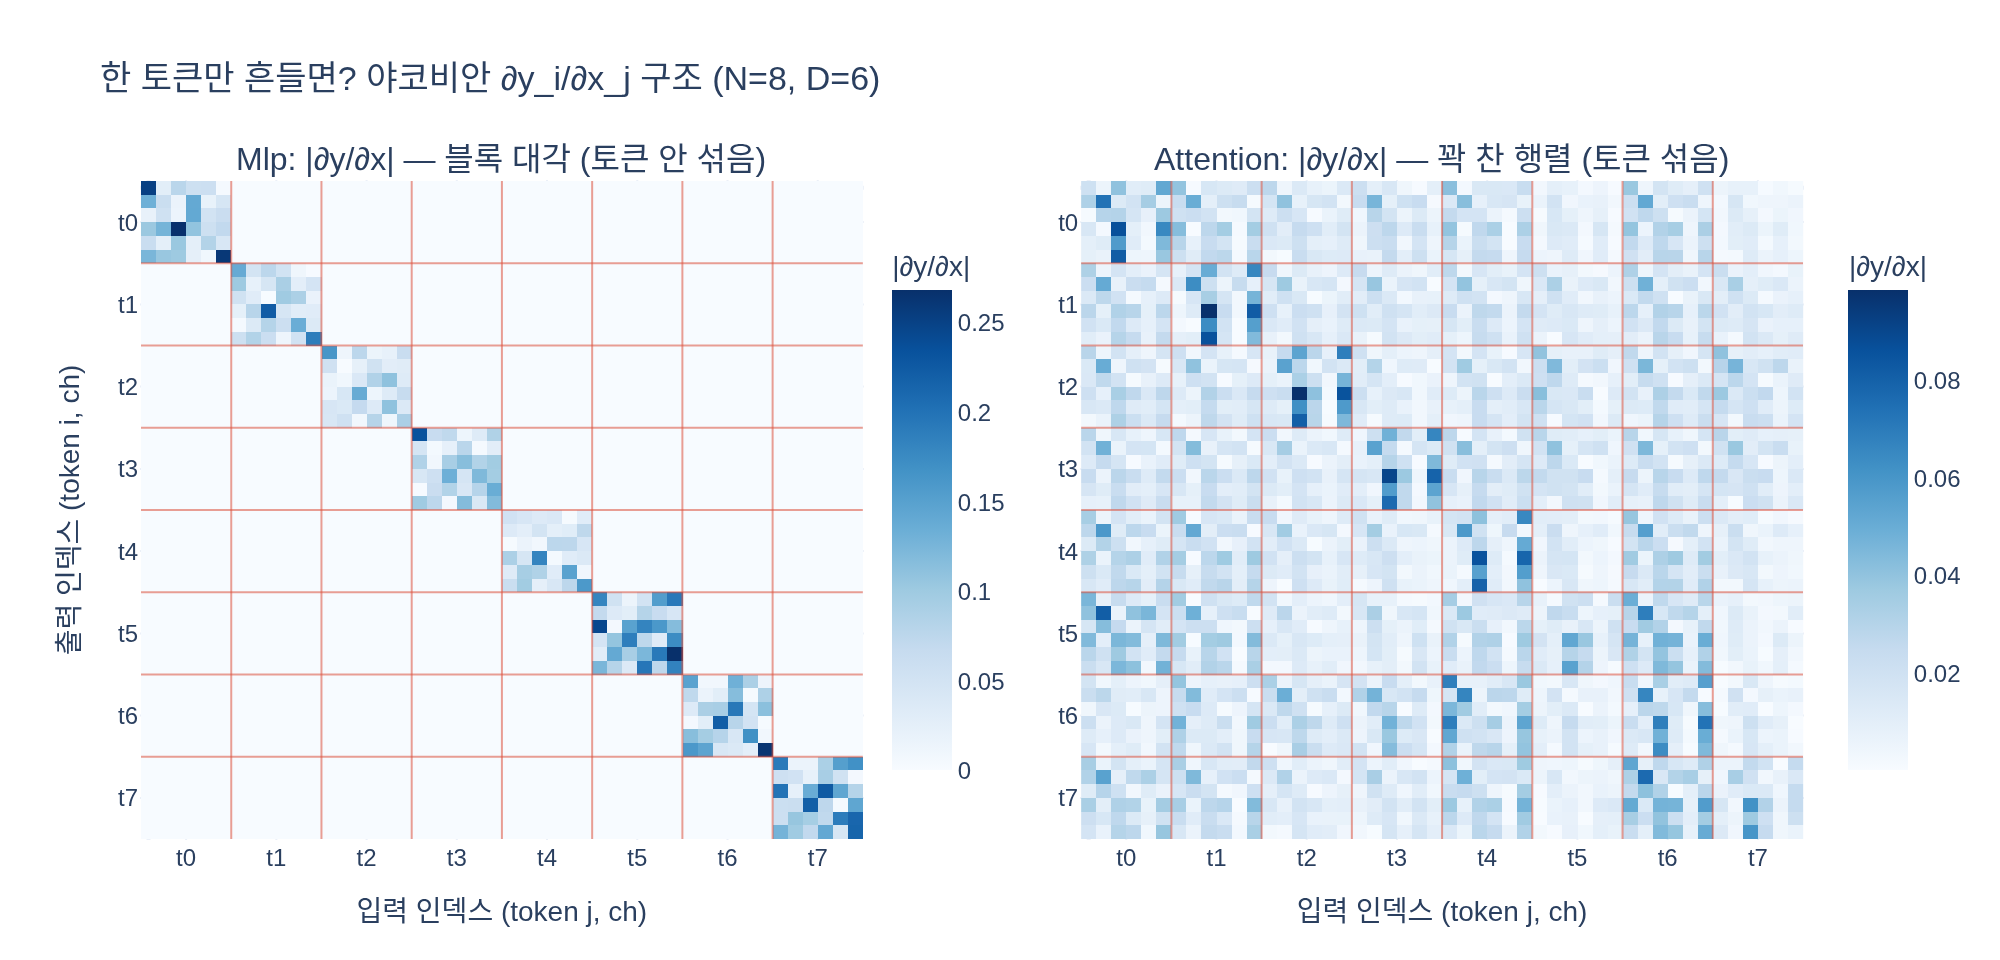

This figure's Python source:
# %% [markdown]
# # `Mlp` 가 토큰을 섞지 않는다는 것을 어떻게 확인했는가
#
# **한 토큰만 교란(perturbation)해 보는 것**이 답이다.
#
# 입력 토큰 열 $z \in \mathbb{R}^{N \times D}$ 에서 5번 토큰만 바꾸고
# 출력이 달라진 토큰 인덱스를 세어 본다.
#
# $$
# \tilde z_i = \begin{cases} z_i + \delta & i = 5 \\ z_i & i \ne 5 \end{cases}
# \qquad\Longrightarrow\qquad
# \big\{\, i \;:\; \|\mathrm{Mlp}(\tilde z)_i - \mathrm{Mlp}(z)_i\| > 0 \,\big\} = \{5\}
# $$
#
# 바뀐 토큰이 `[5]` 하나뿐이므로 5번 토큰의 정보가 다른 토큰 출력으로 새어 나가지 않는다.
#
# 이유는 구현 한 줄에 있다. `Mlp` 는 `nn.Linear` 두 개 + `GELU` 뿐이고,
# `nn.Linear` 는 **마지막 축(채널 축 $D$)에만** 작용한다.
# 즉 토큰 축 $N$ 은 배치처럼 취급되어 **모든 토큰에 같은 MLP가 독립적으로** 적용된다.
#
# $$
# \mathrm{Mlp}(z)_i = W_2\,\mathrm{GELU}(W_1 z_i + b_1) + b_2
# $$
#
# 우변에 $z_i$ 만 등장하고 $z_{j\ne i}$ 는 아예 없다. 대조군으로 `Attention` 은
# $\mathrm{softmax}(QK^\top/\sqrt{d})V$ 에서 모든 $j$ 를 가중합하므로 전 토큰이 바뀐다.
#
# 아래에서 ① 교란 실험 ② `Attention` 대조군 ③ `LayerNorm` ④ 야코비안 블록 대각 구조
# ⑤ 순열 등변성 다섯 가지로 확인한다.

# %%
import torch
import torch.nn as nn
import plotly.graph_objects as go
from plotly.subplots import make_subplots

torch.manual_seed(0)
torch.set_printoptions(precision=4, sci_mode=False)


def _show(fig):
    try:
        from IPython import get_ipython
        if get_ipython() is not None:  # VSCode 셀/Jupyter에서만 렌더링
            fig.show()
    except ImportError:
        pass


# DINO vision_transformer.py 의 Mlp / Attention 최소 재구현 (단독 실행 가능)
class Mlp(nn.Module):
    """fc1(D→4D) → GELU → fc2(4D→D). nn.Linear 는 마지막 축에만 작용."""

    def __init__(self, in_features, hidden_features=None, out_features=None):
        super().__init__()
        out_features = out_features or in_features
        hidden_features = hidden_features or in_features
        self.fc1 = nn.Linear(in_features, hidden_features)
        self.act = nn.GELU()
        self.fc2 = nn.Linear(hidden_features, out_features)

    def forward(self, x):
        return self.fc2(self.act(self.fc1(x)))


class Attention(nn.Module):
    """softmax(QK^T/sqrt(d))V — 토큰이 섞이는 유일한 곳. (attn 은 생략 반환)"""

    def __init__(self, dim, num_heads=1, qkv_bias=True):
        super().__init__()
        self.num_heads = num_heads
        self.scale = (dim // num_heads) ** -0.5
        self.qkv = nn.Linear(dim, dim * 3, bias=qkv_bias)
        self.proj = nn.Linear(dim, dim)

    def forward(self, x):
        B, N, C = x.shape
        qkv = self.qkv(x).reshape(B, N, 3, self.num_heads, C // self.num_heads)
        qkv = qkv.permute(2, 0, 3, 1, 4)
        q, k, v = qkv[0], qkv[1], qkv[2]
        attn = ((q @ k.transpose(-2, -1)) * self.scale).softmax(dim=-1)
        out = (attn @ v).transpose(1, 2).reshape(B, N, C)
        return self.proj(out)


N, D = 8, 6  # 토큰 8개, 채널 6차원 (작게 잡아 야코비안까지 계산 가능)
z = torch.randn(1, N, D, dtype=torch.float64)
mlp = Mlp(D, D * 4).double().eval()
attn = Attention(D, num_heads=1).double().eval()
ln = nn.LayerNorm(D).double().eval()

print(f"z.shape = {tuple(z.shape)}   (B, N, D)")
print(f"fc1: {tuple(mlp.fc1.weight.shape)}  fc2: {tuple(mlp.fc2.weight.shape)}")
# 출력: z.shape = (1, 8, 6)   (B, N, D)
# 출력: fc1: (24, 6)  fc2: (6, 24)

# %% [markdown]
# ## ① 한 토큰만 교란 → 바뀐 토큰 인덱스
#
# 5번 토큰에 $\delta = 10$ 을 더하고, 토큰별 최대 절대 변화량
# $d_i = \max_c |\,y'_{ic} - y_{ic}|$ 를 재서 $d_i > 10^{-6}$ 인 $i$ 를 나열한다.

# %%
TOK = 5
DELTA = 10.0


def changed_tokens(fn, z, tok=TOK, delta=DELTA, tol=1e-6):
    """tok 번 토큰만 delta 만큼 흔들고, 출력이 달라진 토큰 인덱스와 변화량을 반환."""
    with torch.no_grad():
        z2 = z.clone()
        z2[0, tok] = z2[0, tok] + delta      # delta 는 스칼라 또는 (D,) 벡터
        d = (fn(z2) - fn(z)).abs().amax(dim=-1)[0]
    return (d > tol).nonzero().flatten().tolist(), d


idx_mlp, d_mlp = changed_tokens(mlp, z)
print(f"Mlp  : {TOK}번 토큰만 변경 → 출력이 바뀐 토큰 = {idx_mlp}")
print(f"       토큰별 변화량 = {d_mlp.numpy().round(6)}")
print(f"       {TOK}번 제외 최대 변화량 = "
      f"{d_mlp[torch.arange(N) != TOK].max().item():.3e}  ← 정확히 0")
# 출력: Mlp  : 5번 토큰만 변경 → 출력이 바뀐 토큰 = [5]
# 출력:        토큰별 변화량 = [0. 0. 0. 0. 0. 4.176716 0. 0.]
# 출력:        5번 제외 최대 변화량 = 0.000e+00  ← 정확히 0

# %% [markdown]
# 바뀐 토큰이 `[5]` **하나뿐**이고, 나머지 토큰의 변화량은 부동소수점 오차조차 없는 **정확히 0** 이다.
# `nn.Linear` 가 토큰 축을 배치처럼 흘려보내므로 다른 토큰의 계산 경로는 손대지 않은 것과 같다.

# %% [markdown]
# ## ② 대조군 — 같은 실험을 `Attention` 에 하면
#
# $y_i = \sum_j \mathrm{softmax}_j\!\big(q_i^\top k_j/\sqrt{d}\big)\, v_j$ 에서
# 5번 토큰은 $k_5, v_5$ 로 **모든** $i$ 의 출력에 들어간다.

# %%
idx_attn, d_attn = changed_tokens(attn, z)
print(f"Attention : 바뀐 토큰 = {idx_attn}")
print(f"            토큰별 변화량 = {d_attn.numpy().round(4)}")
print(f"            바뀐 토큰 수 = {len(idx_attn)} / {N}  ← 전부")
# 출력: Attention : 바뀐 토큰 = [0, 1, 2, 3, 4, 5, 6, 7]
# 출력:             토큰별 변화량 = [0.1597 4.1669 0.0844 0.2714 4.1606 4.4359 1.1608 3.3628]
# 출력:             바뀐 토큰 수 = 8 / 8  ← 전부

# %% [markdown]
# ## ③ `LayerNorm` 도 토큰 독립 (단, 교란 방향에 주의)
#
# `nn.LayerNorm(D)` 는 마지막 축에서만 평균·분산을 낸다.
#
# $$
# \mathrm{LN}(z)_i = \gamma \odot \frac{z_i - \mu(z_i)}{\sqrt{\sigma^2(z_i) + \epsilon}} + \beta
# $$
#
# $\mu, \sigma$ 가 $z_i$ 안에서만 계산되므로 (BatchNorm과 달리) 토큰끼리 섞이지 않는다.
#
# 그런데 여기서 스칼라 $+10$ 을 쓰면 함정에 빠진다. 모든 채널에 같은 값을 더하는 것은
# $\mu$ 도 같이 $+10$ 만큼 밀기 때문에 $z_i - \mu(z_i)$ 가 **불변**이고,
# 바뀐 토큰이 `[]` 로 나온다. "안 섞는다" 가 아니라 "그 방향으로 아예 둔감하다" 는 뜻.
# 그래서 채널마다 다른 벡터 $\delta \in \mathbb{R}^{D}$ 로 교란해야 한다.

# %%
delta_vec = torch.randn(D, dtype=torch.float64) * 10.0

for name, fn in [("LayerNorm", ln), ("Mlp∘LayerNorm", lambda t: mlp(ln(t)))]:
    idx_s, _ = changed_tokens(fn, z, delta=DELTA)          # 스칼라 +10
    idx_v, _ = changed_tokens(fn, z, delta=delta_vec)      # 채널별 벡터
    print(f"{name:>14} : 스칼라 +10 → {str(idx_s):<9} | 벡터 δ → {idx_v}")

# 스칼라가 통하지 않는 이유를 수치로
with torch.no_grad():
    zc = z.clone(); zc[0, TOK] += DELTA
    print(f"\nLN 앞 평균  : {z[0, TOK].mean():.4f} → {zc[0, TOK].mean():.4f}  (+10 만큼 이동)")
    print(f"LN 뒤 차이  : {(ln(zc) - ln(z)).abs().max():.3e}  ← 평균 이동은 LN 이 지워 버린다")

# Attention 은 벡터 교란에도 여전히 전 토큰이 바뀐다
idx_v_att, _ = changed_tokens(attn, z, delta=delta_vec)
idx_v_mlp, _ = changed_tokens(mlp, z, delta=delta_vec)
print(f"\n벡터 δ 로 재확인 →  Mlp: {idx_v_mlp}   Attention: {idx_v_att}")
# 출력:      LayerNorm : 스칼라 +10 → []        | 벡터 δ → [5]
# 출력:  Mlp∘LayerNorm : 스칼라 +10 → []        | 벡터 δ → [5]
# 출력:
# 출력: LN 앞 평균  : -0.3503 → 9.6497  (+10 만큼 이동)
# 출력: LN 뒤 차이  : 2.054e-15  ← 평균 이동은 LN 이 지워 버린다
# 출력:
# 출력: 벡터 δ 로 재확인 →  Mlp: [5]   Attention: [0, 1, 2, 3, 4, 5, 6, 7]

# %% [markdown]
# ## ④ 야코비안 관점 — 블록 대각 구조
#
# 교란 실험은 "한 점에서 한 방향" 만 본 것이다. 완전한 증거는 야코비안이다.
#
# $$
# J = \frac{\partial y}{\partial z} \in \mathbb{R}^{(ND) \times (ND)},
# \qquad J[(i,c),(j,c')] = \frac{\partial y_{ic}}{\partial z_{jc'}}
# $$
#
# 토큰 독립이라면 $i \ne j$ 인 모든 블록이 $0$ 이므로 $J$ 는 $D \times D$ 블록 $N$ 개의
# **블록 대각 행렬**이다. `torch.autograd.functional.jacobian` 으로 직접 확인한다.

# %%
from torch.autograd.functional import jacobian

zj = torch.randn(N, D, dtype=torch.float64)


def jac_matrix(fn):
    """fn: (N,D)->(N,D) 의 야코비안을 (N*D, N*D) 행렬로."""
    J = jacobian(fn, zj, vectorize=True)      # (N, D, N, D)
    return J.reshape(N * D, N * D), J


def offdiag_mass(J4):
    """토큰 블록 (i,j), i≠j 성분의 최대 절댓값과 총합."""
    Jt = J4.abs().amax(dim=(1, 3))            # (N, N) 블록별 최대 절댓값
    off = Jt[~torch.eye(N, dtype=torch.bool)]
    return Jt, off.max().item(), off.sum().item()


J_mlp, J4_mlp = jac_matrix(lambda t: mlp(t.unsqueeze(0))[0])
J_att, J4_att = jac_matrix(lambda t: attn(t.unsqueeze(0))[0])

for name, J4 in [("Mlp", J4_mlp), ("Attention", J4_att)]:
    Jt, mx, sm = offdiag_mass(J4)
    nz = int((Jt > 1e-12).sum())
    print(f"{name:>10} | 비영(非零) 토큰 블록 {nz:>2}/{N*N}"
          f" | off-diag max |∂y_i/∂x_j| = {mx:.3e} | 합 = {sm:.3e}")
# 출력:        Mlp | 비영(非零) 토큰 블록  8/64 | off-diag max |∂y_i/∂x_j| = 0.000e+00 | 합 = 0.000e+00
# 출력:  Attention | 비영(非零) 토큰 블록 64/64 | off-diag max |∂y_i/∂x_j| = 8.132e-02 | 합 = 2.313e+00

# %% [markdown]
# `Mlp` 는 비영 블록이 대각선 $N=8$ 개뿐 ($8/64$) 이고 off-diagonal 이 **정확히 0**,
# `Attention` 은 $64/64$ 전부 비영이다. 부동소수점 근처가 아니라 대칭적으로 딱 0 이라는 점이
# 핵심 — 그래프에 그 경로 자체가 존재하지 않는다는 뜻이다.
#
# 덧붙여 `Mlp` 의 대각 블록들은 **같은 함수의 야코비안**이다:
# $\partial y_i/\partial z_i = W_2 \,\mathrm{diag}(\mathrm{GELU}'(W_1 z_i + b_1))\, W_1$ 로
# $z_i$ 가 다르면 값은 다르지만 쓰이는 $W_1, W_2$ 는 모든 토큰에 공유된다.

# %%
# 대각 블록을 수식으로 직접 재구성해 야코비안과 맞춰 본다
i = TOK
hh = mlp.fc1(zj[i]).detach().requires_grad_(True)
gp = torch.autograd.grad(nn.functional.gelu(hh).sum(), hh)[0]
J_manual = mlp.fc2.weight @ torch.diag(gp) @ mlp.fc1.weight
err = (J_manual - J4_mlp[i, :, i, :]).abs().max().item()
print(f"수식 W2·diag(GELU')·W1 vs 자동미분 대각 블록 최대오차 = {err:.3e}")
# 출력: 수식 W2·diag(GELU')·W1 vs 자동미분 대각 블록 최대오차 = 2.776e-17

# %% [markdown]
# ## ⑤ 순열 등변성 (permutation equivariance)
#
# 토큰 독립의 또 다른 얼굴. 순열 행렬 $P$ 에 대해
#
# $$
# \mathrm{Mlp}(Pz) = P\,\mathrm{Mlp}(z)
# $$
#
# 토큰을 섞어 넣으면 출력도 **정확히 같은 순서로** 따라온다.

# %%
perm = torch.randperm(N)
with torch.no_grad():
    lhs = mlp(z[:, perm])        # Mlp(Pz)
    rhs = mlp(z)[:, perm]        # P·Mlp(z)
    e_mlp = (lhs - rhs).abs().max().item()
    e_att = (attn(z[:, perm]) - attn(z)[:, perm]).abs().max().item()
print(f"perm = {perm.tolist()}")
print(f"‖Mlp(Pz) − P·Mlp(z)‖_max       = {e_mlp:.3e}   ← 0")
print(f"‖Attn(Pz) − P·Attn(z)‖_max     = {e_att:.3e}   ← 0 (등변이지만 값은 섞임)")
# 출력: perm = [2, 4, 3, 0, 7, 1, 6, 5]
# 출력: ‖Mlp(Pz) − P·Mlp(z)‖_max       = 5.551e-17   ← 0 (float64 오차)
# 출력: ‖Attn(Pz) − P·Attn(z)‖_max     = 2.220e-16   ← 0 (등변이지만 값은 섞임)

# %% [markdown]
# 주의: `Attention` **도** 순열 등변이다 (그래서 ViT 에 `pos_embed` 가 필요하다).
# 등변성만으로는 "토큰을 섞는지" 를 구분할 수 없다 — 구분해 주는 것은
# ①의 교란 실험과 ④의 off-diagonal 이 0 인지 여부다.
#
# | 확인 방법 | `Mlp` | `Attention` |
# |---|---|---|
# | 5번 토큰 교란 → 바뀐 토큰 | `[5]` | `[0..7]` 전부 |
# | 야코비안 $\partial y_i/\partial x_j,\ i\ne j$ | 정확히 0 (블록 대각) | 전부 비영 |
# | 순열 등변 | 예 | 예 (구분 불가) |

# %% [markdown]
# ## 시각화 — 야코비안 절댓값 히트맵
#
# 왼쪽 `Mlp` 는 $D \times D$ 블록이 대각선에만 놓인 **블록 대각**,
# 오른쪽 `Attention` 은 **꽉 찬 행렬**이다.

# %%
fig = make_subplots(
    rows=1, cols=2, horizontal_spacing=0.13,
    subplot_titles=("Mlp: |∂y/∂x| — 블록 대각 (토큰 안 섞음)",
                    "Attention: |∂y/∂x| — 꽉 찬 행렬 (토큰 섞음)"),
)
for c, (M, name) in enumerate([(J_mlp, "Mlp"), (J_att, "Attention")], start=1):
    A = M.abs().numpy()
    fig.add_trace(
        go.Heatmap(z=A, colorscale="Blues", zmin=0.0,
                   colorbar=dict(title="|∂y/∂x|", len=0.85,
                                 x=0.44 if c == 1 else 1.015),
                   hovertemplate=f"{name}<br>행(y) %{{y}}<br>열(x) %{{x}}"
                                 "<br>|∂y/∂x|=%{z:.4f}<extra></extra>"),
        row=1, col=c,
    )
    # 토큰 블록 경계선 (D 간격)
    for b in range(1, N):
        fig.add_shape(type="line", x0=b * D - 0.5, x1=b * D - 0.5,
                      y0=-0.5, y1=N * D - 0.5,
                      line=dict(color="rgba(220,80,60,0.55)", width=1),
                      row=1, col=c)
        fig.add_shape(type="line", y0=b * D - 0.5, y1=b * D - 0.5,
                      x0=-0.5, x1=N * D - 0.5,
                      line=dict(color="rgba(220,80,60,0.55)", width=1),
                      row=1, col=c)
    fig.update_xaxes(title_text="입력 인덱스 (token j, ch)", row=1, col=c,
                     tickvals=[j * D + D / 2 - 0.5 for j in range(N)],
                     ticktext=[f"t{j}" for j in range(N)], constrain="domain")
    fig.update_yaxes(title_text="출력 인덱스 (token i, ch)" if c == 1 else "",
                     row=1, col=c, autorange="reversed",
                     tickvals=[j * D + D / 2 - 0.5 for j in range(N)],
                     ticktext=[f"t{j}" for j in range(N)])

fig.update_layout(
    title=f"한 토큰만 흔들면? 야코비안 ∂y_i/∂x_j 구조 (N={N}, D={D})",
    width=1000, height=480, template="plotly_white",
    margin=dict(l=70, r=70, t=90, b=60),
)
_show(fig)

import os
_png = os.path.join(os.path.dirname(os.path.abspath(__file__)), "expy.png")
fig.write_image(_png, scale=2)   # kaleido 필요
print(f"saved: {_png}")
# 출력: saved: .../expy.png

# %% [markdown]
# ## 정리
#
# - `Mlp` 는 `nn.Linear` 두 개 + `GELU` 뿐이고, `nn.Linear` 는 **마지막 축**에만 작용한다.
#   토큰 축 $N$ 은 배치처럼 취급 → 모든 토큰에 **같은 MLP가 독립 적용**.
# - 확인 방법: **5번 토큰만 값을 바꾸면 출력이 바뀐 토큰이 `[5]` 하나뿐**.
# - 더 강한 증거: 야코비안 $\partial y_i / \partial x_j$ 가 $i \ne j$ 에서 정확히 0 (블록 대각).
# - `LayerNorm` 도 마지막 축에서만 통계를 내므로 토큰 독립. ViT 블록에서 토큰이 섞이는 곳은
#   `Attention` 의 $\mathrm{softmax}(QK^\top/\sqrt d)V$ **단 한 군데**다.
